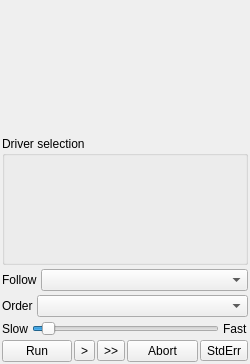
<?xml version="1.0" encoding="UTF-8"?>
<ui version="4.0">
 <class>GPControlView</class>
 <widget class="QWidget" name="GPControlView">
  <property name="geometry">
   <rect>
    <x>0</x>
    <y>0</y>
    <width>250</width>
    <height>364</height>
   </rect>
  </property>
  <property name="sizePolicy">
   <sizepolicy hsizetype="Fixed" vsizetype="Preferred">
    <horstretch>0</horstretch>
    <verstretch>0</verstretch>
   </sizepolicy>
  </property>
  <property name="minimumSize">
   <size>
    <width>250</width>
    <height>0</height>
   </size>
  </property>
  <property name="maximumSize">
   <size>
    <width>250</width>
    <height>16777215</height>
   </size>
  </property>
  <property name="windowTitle">
   <string>Form</string>
  </property>
  <layout class="QVBoxLayout" name="verticalLayout">
   <property name="spacing">
    <number>4</number>
   </property>
   <property name="leftMargin">
    <number>2</number>
   </property>
   <property name="topMargin">
    <number>2</number>
   </property>
   <property name="rightMargin">
    <number>2</number>
   </property>
   <property name="bottomMargin">
    <number>2</number>
   </property>
   <item>
    <widget class="GPMapSelector" name="gpMapSelector" native="true">
     <property name="sizePolicy">
      <sizepolicy hsizetype="Preferred" vsizetype="Preferred">
       <horstretch>0</horstretch>
       <verstretch>1</verstretch>
      </sizepolicy>
     </property>
    </widget>
   </item>
   <item>
    <widget class="QGroupBox" name="driverGroupBox">
     <property name="sizePolicy">
      <sizepolicy hsizetype="Preferred" vsizetype="Preferred">
       <horstretch>0</horstretch>
       <verstretch>1</verstretch>
      </sizepolicy>
     </property>
     <property name="title">
      <string>Driver selection</string>
     </property>
    </widget>
   </item>
   <item>
    <layout class="QHBoxLayout" name="horizontalLayout_3">
     <item>
      <widget class="QLabel" name="label_2">
       <property name="sizePolicy">
        <sizepolicy hsizetype="Fixed" vsizetype="Preferred">
         <horstretch>0</horstretch>
         <verstretch>0</verstretch>
        </sizepolicy>
       </property>
       <property name="text">
        <string>Follow</string>
       </property>
      </widget>
     </item>
     <item>
      <widget class="QComboBox" name="cbFollow"/>
     </item>
    </layout>
   </item>
   <item>
    <layout class="QHBoxLayout" name="horizontalLayout_4">
     <item>
      <widget class="QLabel" name="label_3">
       <property name="sizePolicy">
        <sizepolicy hsizetype="Fixed" vsizetype="Preferred">
         <horstretch>0</horstretch>
         <verstretch>0</verstretch>
        </sizepolicy>
       </property>
       <property name="text">
        <string>Order</string>
       </property>
      </widget>
     </item>
     <item>
      <widget class="QComboBox" name="cbNextCarMode"/>
     </item>
    </layout>
   </item>
   <item>
    <layout class="QHBoxLayout" name="horizontalLayout_2">
     <item>
      <widget class="QLabel" name="delayLabel1">
       <property name="sizePolicy">
        <sizepolicy hsizetype="Fixed" vsizetype="Preferred">
         <horstretch>0</horstretch>
         <verstretch>0</verstretch>
        </sizepolicy>
       </property>
       <property name="text">
        <string>Slow</string>
       </property>
      </widget>
     </item>
     <item>
      <widget class="QSlider" name="delaySlider">
       <property name="maximum">
        <number>20</number>
       </property>
       <property name="pageStep">
        <number>1</number>
       </property>
       <property name="sliderPosition">
        <number>1</number>
       </property>
       <property name="orientation">
        <enum>Qt::Horizontal</enum>
       </property>
       <property name="tickPosition">
        <enum>QSlider::NoTicks</enum>
       </property>
       <property name="tickInterval">
        <number>2</number>
       </property>
      </widget>
     </item>
     <item>
      <widget class="QLabel" name="delayLabel2">
       <property name="text">
        <string>Fast</string>
       </property>
      </widget>
     </item>
    </layout>
   </item>
   <item>
    <layout class="QHBoxLayout" name="horizontalLayout">
     <property name="spacing">
      <number>2</number>
     </property>
     <item>
      <spacer name="horizontalSpacer_2">
       <property name="orientation">
        <enum>Qt::Horizontal</enum>
       </property>
       <property name="sizeHint" stdset="0">
        <size>
         <width>40</width>
         <height>20</height>
        </size>
       </property>
      </spacer>
     </item>
     <item>
      <widget class="QPushButton" name="pbRun">
       <property name="text">
        <string>Run</string>
       </property>
      </widget>
     </item>
     <item>
      <widget class="QToolButton" name="tbStep">
       <property name="text">
        <string>&gt;</string>
       </property>
      </widget>
     </item>
     <item>
      <widget class="QToolButton" name="tbTenSteps">
       <property name="text">
        <string>&gt;&gt;</string>
       </property>
      </widget>
     </item>
     <item>
      <widget class="QPushButton" name="abortbutton">
       <property name="text">
        <string>Abort</string>
       </property>
      </widget>
     </item>
     <item>
      <spacer name="horizontalSpacer">
       <property name="orientation">
        <enum>Qt::Horizontal</enum>
       </property>
       <property name="sizeHint" stdset="0">
        <size>
         <width>40</width>
         <height>20</height>
        </size>
       </property>
      </spacer>
     </item>
     <item>
      <widget class="QToolButton" name="tbStderr">
       <property name="text">
        <string>StdErr</string>
       </property>
      </widget>
     </item>
    </layout>
   </item>
  </layout>
 </widget>
 <customwidgets>
  <customwidget>
   <class>GPMapSelector</class>
   <extends>QWidget</extends>
   <header>gpmapselector.h</header>
   <container>1</container>
  </customwidget>
 </customwidgets>
 <resources/>
 <connections/>
</ui>
